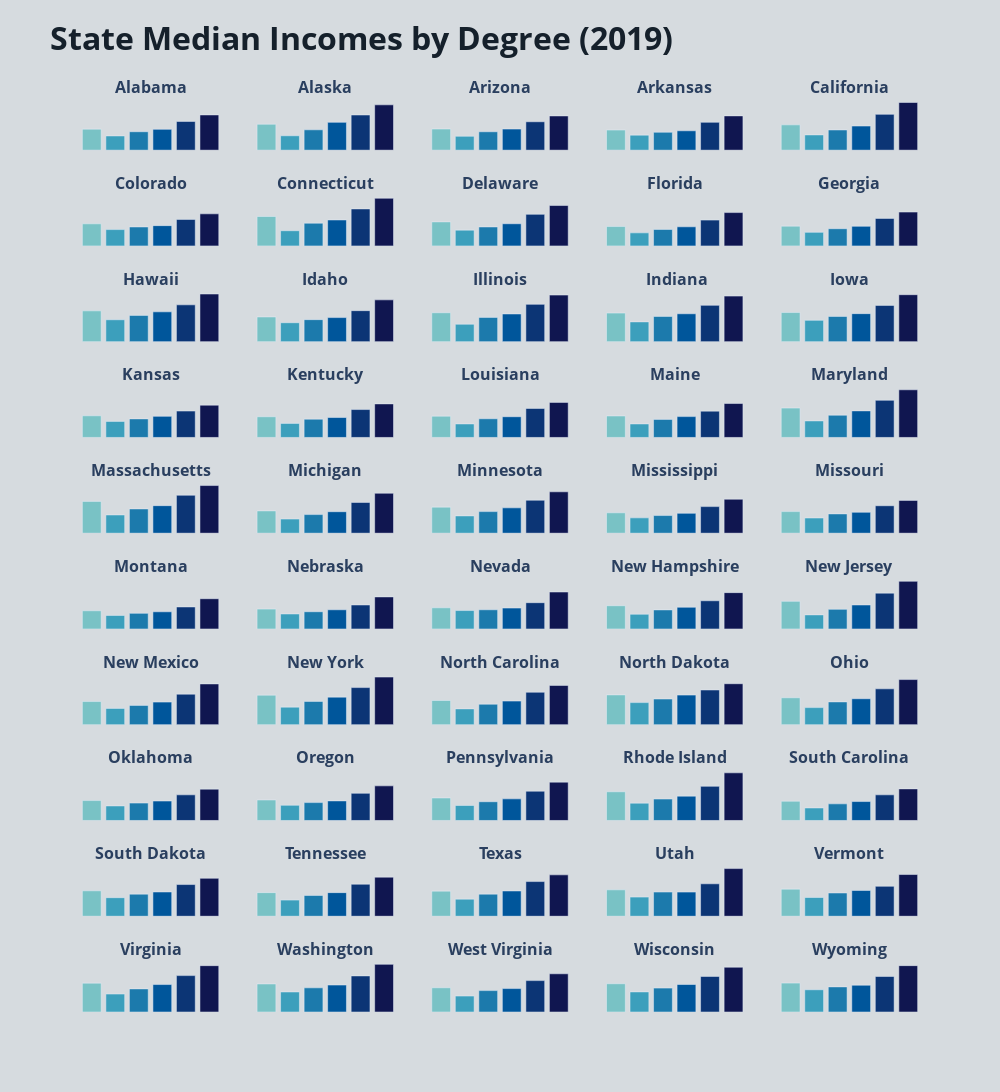

Here is the notebook cell this chart was saved with:
### Code cell
# define labels
labels = ["Median", "Did Not Graduate HS", "HS Graduate", "Some College","Bachelor's Degree", 
          "Graduate / Professional Degree"]

# define colors
colors = ['#79c2c5', '#3c9fbc', '#1c7aac', '#00569b','#0c3575', '#101650']


fig = make_subplots(rows=10, cols=5, shared_yaxes=True,
                    subplot_titles=('<b>Alabama<b>','<b>Alaska<b>','<b>Arizona<b>','<b>Arkansas<b>',
                                    '<b>California<b>',  '<b>Colorado<b>', '<b>Connecticut<b>', 
                                    '<b>Delaware<b>','<b>Florida<b>','<b>Georgia<b>','<b>Hawaii<b>',
                                    '<b>Idaho<b>','<b>Illinois<b>','<b> Indiana<b>','<b>Iowa<b>','<b>Kansas<b>',
                                    '<b>Kentucky<b>','<b>Louisiana<b>','<b>Maine<b>','<b>Maryland<b>',
                                    '<b>Massachusetts<b>','<b>Michigan<b>','<b>Minnesota<b>','<b>Mississippi<b>',
                                    '<b>Missouri<b>','<b>Montana<b>','<b>Nebraska<b>','<b>Nevada<b>',
                                    '<b>New Hampshire<b>','<b>New Jersey<b>','<b>New Mexico<b>','<b>New York<b>',
                                    '<b>North Carolina<b>','<b>North Dakota<b>','<b>Ohio<b>','<b>Oklahoma<b>',
                                    '<b>Oregon<b>','<b>Pennsylvania<b>','<b>Rhode Island<b>',
                                    '<b>South Carolina<b>','<b>South Dakota<b>','<b>Tennessee<b>',
                                    '<b>Texas<b>','<b>Utah<b>','<b>Vermont<b>','<b>Virginia<b>',
                                    '<b>Washington<b>','<b>West Virginia<b>','<b>Wisconsin<b>',
                                    '<b>Wyoming<b>'))


#  Alabama
fig.add_trace(go.Bar(x=labels, y=[33225, 22474, 29147, 32884, 45397, 55705], marker_color = colors), 1, 1)

#  Alaska
fig.add_trace(go.Bar(x=labels, y=[40943, 22759, 32188, 43973, 55605, 71704], marker_color = colors), 1, 2)

#  Arizona
fig.add_trace(go.Bar(x=labels, y=[33428, 21939, 29111, 33344, 44925, 54105], marker_color = colors), 1, 3)

# Arkansas
fig.add_trace(go.Bar(x=labels, y=[31801, 23770, 28295, 30635, 44001, 54209], marker_color = colors), 1, 4)

# California
fig.add_trace(go.Bar(x=labels, y=[40019, 24085, 31918, 38120, 56615, 75375], marker_color = colors), 1, 5)
            
# Colorado
fig.add_trace(go.Bar(x=labels, y=[37843, 27956, 32447, 34723, 45357, 54928], marker_color = colors), 2, 1)

# Connecticut
fig.add_trace(go.Bar(x=labels, y=[50370, 26030, 38874, 44426 ,63285, 81581], marker_color = colors), 2, 2)

# Delaware
fig.add_trace(go.Bar(x=labels, y=[41124, 27027, 32453, 37939, 54046, 69162], marker_color = colors), 2, 3)

# Florida
fig.add_trace(go.Bar(x=labels, y=[33151, 22374, 28188, 32715, 44193, 57066], marker_color = colors), 2, 4)
              
# Georgia
fig.add_trace(go.Bar(x=labels, y=[33836, 23214, 29450, 33549, 47105, 57946], marker_color = colors), 2, 5)

# Hawaii
fig.add_trace(go.Bar(x=labels, y=[40472, 28792, 34474, 39181, 48382, 62564], marker_color = colors), 3, 1)

# Idaho
fig.add_trace(go.Bar(x=labels, y=[32462, 24879, 28925, 31648, 40724, 54906], marker_color = colors), 3, 2)

# Illinois   
fig.add_trace(go.Bar(x=labels, y=[38000, 22866, 31876, 36372, 48982, 61167], marker_color = colors), 3, 3)

# Indiana
fig.add_trace(go.Bar(x=labels, y=[37544, 25996, 33119, 36634, 47683, 59846], marker_color = colors), 3, 4)

# Iowa
fig.add_trace(go.Bar(x=labels, y=[38252, 28006, 33089, 36802, 47603, 61689], marker_color = colors), 3, 5)

# Kansas
fig.add_trace(go.Bar(x=labels, y=[35319, 26134, 30238, 34367, 43051, 52628], marker_color = colors), 4, 1)

# Kentucky
fig.add_trace(go.Bar(x=labels, y=[33736, 22905, 29794, 32493, 45499, 54720], marker_color = colors), 4, 2)

# Louisiana
fig.add_trace(go.Bar(x=labels, y=[34687, 22016, 30433, 33796, 47289, 57198], marker_color = colors), 4, 3)

# Maine
fig.add_trace(go.Bar(x=labels, y=[35016, 22018, 29441, 33959, 42898, 55313], marker_color = colors), 4, 4)

# Maryland
fig.add_trace(go.Bar(x=labels, y=[47902, 26933, 36240, 43319, 60568, 77737], marker_color = colors), 4, 5)

# Massachusetts
fig.add_trace(go.Bar(x=labels, y=[48467, 27745, 36950, 41932, 57758, 72572], marker_color = colors), 5, 1)

# Michigan
fig.add_trace(go.Bar(x=labels, y=[33943, 21519, 28365, 32727, 46811, 60820], marker_color = colors), 5, 2)

# Minnesota
fig.add_trace(go.Bar(x=labels, y=[39698, 26337, 32899, 38612, 50226, 63047], marker_color = colors), 5, 3)

# Mississippi
fig.add_trace(go.Bar(x=labels, y=[31068, 23340, 26876, 30259, 40489, 51738], marker_color = colors), 5, 4)
              
# Missouri
fig.add_trace(go.Bar(x=labels, y=[32872, 23149, 29361, 31810, 41825, 49986], marker_color = colors), 5, 5)
              
# Montana
fig.add_trace(go.Bar(x=labels, y=[33111, 24584, 28386, 31269, 40059, 55070], marker_color = colors), 6, 1)
              
# Nebraska
fig.add_trace(go.Bar(x=labels, y=[36150, 27288, 31390, 34933, 43660, 58354], marker_color = colors), 6, 2)
              
# Nevada
fig.add_trace(go.Bar(x=labels, y=[38553, 33529, 34927, 38043, 47823, 67272], marker_color = colors), 6, 3)
              
# New Hampshire
fig.add_trace(go.Bar(x=labels, y=[42304, 26732, 34670, 39477, 51329, 66175], marker_color = colors), 6, 4)
              
# New Jersey
fig.add_trace(go.Bar(x=labels, y=[50276, 25632, 35706, 43648, 65228, 86787], marker_color = colors), 6, 5)
              
# New Mexico
fig.add_trace(go.Bar(x=labels, y=[32369, 22794, 26980, 31561, 42646, 56949], marker_color = colors), 7, 1)
              
# New York
fig.add_trace(go.Bar(x=labels, y=[41235, 24555, 32522, 38517, 51861, 66535], marker_color = colors), 7, 2)

# North Carolina
fig.add_trace(go.Bar(x=labels, y=[33815, 22117, 28603, 33010, 45322, 54865], marker_color = colors), 7, 3)

# North Dakota
fig.add_trace(go.Bar(x=labels, y=[41605, 30885, 35870, 41350, 48487, 57253], marker_color = colors), 7, 4)
              
# Ohio  
fig.add_trace(go.Bar(x=labels, y=[37614, 23894, 31842, 36252, 50103, 63041], marker_color = colors), 7, 5)

# Oklahoma
fig.add_trace(go.Bar(x=labels, y=[33885, 24738, 29607, 33086, 43637, 53319], marker_color = colors), 8, 1)
              
# Oregon
fig.add_trace(go.Bar(x=labels, y=[34860, 25856, 30427, 33301, 46206, 58893], marker_color = colors), 8, 2)

# Pennsylvania
fig.add_trace(go.Bar(x=labels, y=[38310, 25502, 31900, 36783, 49801, 65229], marker_color = colors), 8, 3)

# Rhode Island
fig.add_trace(go.Bar(x=labels, y=[48836, 29479, 36466, 41397, 58117, 81086], marker_color = colors), 8, 4)

# South Carolina
fig.add_trace(go.Bar(x=labels, y=[32733, 21270, 28303, 32221, 43625, 53752], marker_color = colors), 8, 5)
              
# South Dakota
fig.add_trace(go.Bar(x=labels, y=[35866, 26150, 31190, 34207, 44687, 53495], marker_color = colors), 9, 1)
              
# Tennessee
fig.add_trace(go.Bar(x=labels, y=[33294, 22738, 29290, 33291, 45150, 55118], marker_color = colors), 9, 2)

# Texas  
fig.add_trace(go.Bar(x=labels, y=[35411, 24101, 31178, 35629, 48894, 58385], marker_color = colors), 9, 3)
              
# Utah
fig.add_trace(go.Bar(x=labels, y=[37244, 26983, 34113, 34051, 45744, 67211], marker_color = colors), 9, 4)
              
# Vermont
fig.add_trace(go.Bar(x=labels, y=[38212, 26447, 32796, 36342, 42219, 58831], marker_color = colors), 9, 5)
              
# Virginia
fig.add_trace(go.Bar(x=labels, y=[39141, 24350, 31314, 37232, 49377, 62883], marker_color = colors), 10, 1)
              
# Washington
fig.add_trace(go.Bar(x=labels, y=[38071, 27167, 32798, 36570, 48940, 64662], marker_color = colors), 10, 2)
              
# West Virginia
fig.add_trace(go.Bar(x=labels, y=[32885, 21622, 29027, 31761, 42600, 51856], marker_color = colors), 10, 3)
              
# Wisconsin
fig.add_trace(go.Bar(x=labels, y=[38325, 27262, 32407, 37304, 48273, 60751], marker_color = colors),10, 4)
              
# Wyoming 
fig.add_trace(go.Bar(x=labels, y=[39187, 30186, 34082, 36320, 48193,62919], marker_color = colors), 10, 5)

fig.update_traces(
    hovertemplate = ('%{y:$,}<extra></extra>')
)    

fig.update_layout(
    title_text='<b>State Median Incomes by Degree (2019)<b>',
    title_font_family = "Open Sans",
    title_font_color =  "#15202b",
    title_font_size = 32,
    showlegend = False,
    width=1000, 
    height=2400,
    plot_bgcolor = '#d6dbdf',
    paper_bgcolor = '#d6dbdf',

    hoverlabel=dict(
        bgcolor = "white",
        font_size = 18,
        font_color = "#1d2f3d",
        font_family = "Open Sans")
    )


fig.update_xaxes(
    visible=False)

fig.update_yaxes(
    visible=False)

fig.show()
